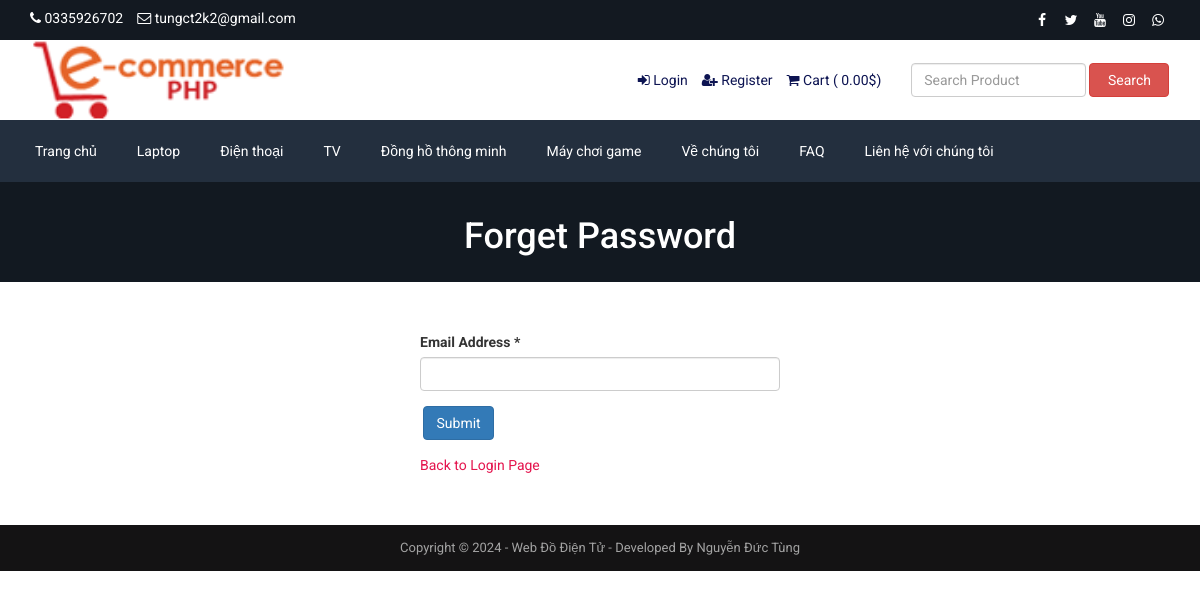
Page /forget-password.php (signed in) on the earlier database version.
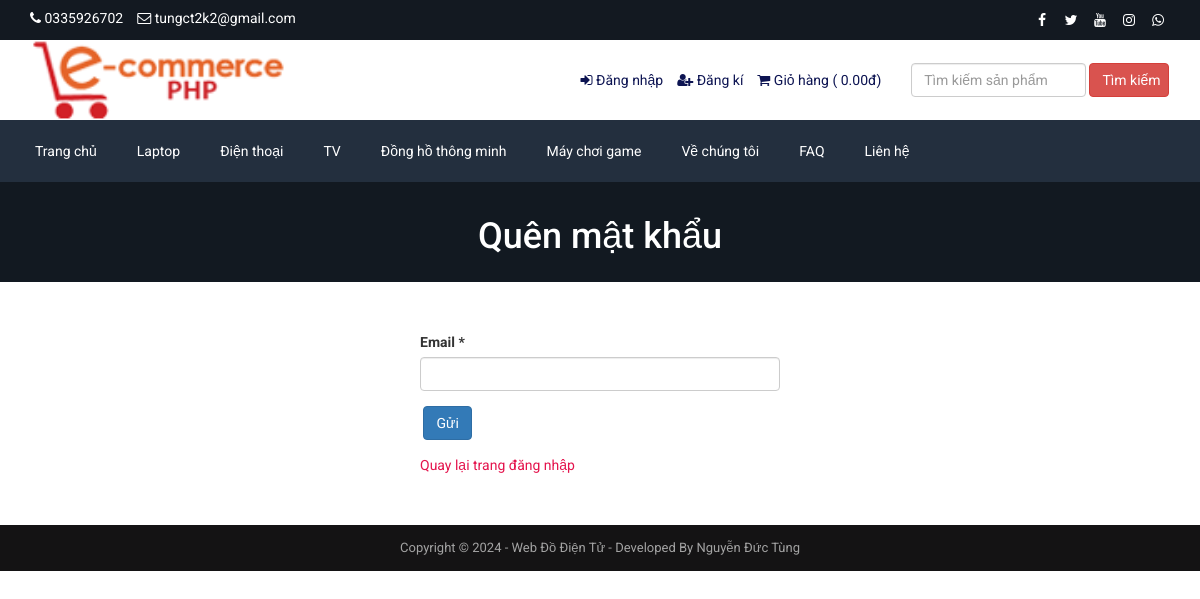
Same page on the later database version.
### tables this page shows
CREATE TABLE `tbl_page` (
  `id` int(11) NOT NULL,
  `about_title` varchar(255) NOT NULL,
  `about_content` text NOT NULL,
  `about_banner` varchar(255) NOT NULL,
  `about_meta_title` varchar(255) NOT NULL,
  `about_meta_keyword` text NOT NULL,
  `about_meta_description` text NOT NULL,
  `faq_title` varchar(255) NOT NULL,
  `faq_banner` varchar(255) NOT NULL,
  `faq_meta_title` varchar(255) NOT NULL,
  `faq_meta_keyword` text NOT NULL,
  `faq_meta_description` text NOT NULL,
  `blog_title` varchar(255) NOT NULL,
  `blog_banner` varchar(255) NOT NULL,
  `blog_meta_title` varchar(255) NOT NULL,
  `blog_meta_keyword` text NOT NULL,
  `blog_meta_description` text NOT NULL,
  `contact_title` varchar(255) NOT NULL,
  `contact_banner` varchar(255) NOT NULL,
  `contact_meta_title` varchar(255) NOT NULL,
  `contact_meta_keyword` text NOT NULL,
  `contact_meta_description` text NOT NULL,
  `pgallery_title` varchar(255) NOT NULL,
  `pgallery_banner` varchar(255) NOT NULL,
  `pgallery_meta_title` varchar(255) NOT NULL,
  `pgallery_meta_keyword` text NOT NULL,
  `pgallery_meta_description` text NOT NULL,
  `vgallery_title` varchar(255) NOT NULL,
  `vgallery_banner` varchar(255) NOT NULL,
  `vgallery_meta_title` varchar(255) NOT NULL,
  `vgallery_meta_keyword` text NOT NULL,
  `vgallery_meta_description` text NOT NULL
);

### forget-password.php (the view, shortened to what the changed rows need)
<?php require_once('header.php'); ?>
<?php
$statement = $pdo->prepare("SELECT * FROM tbl_settings WHERE id=1");
$statement->execute();
$result = $statement->fetchAll(PDO::FETCH_ASSOC);
foreach ($result as $row) {
    $banner_forget_password = $row['banner_forget_password'];
}
?>
<div class="page-banner" style="background-color:#444;background-image: url(assets/uploads/<?php echo $banner_forget_password; ?>);">
    <div class="inner">
        <h1><?php echo LANG_VALUE_97; ?></h1>
    </div>
</div>
<div class="page">
    <div class="container">
        <div class="row">
            <div class="col-md-12">
                <div class="user-content">
                    <form action="" method="post">
                        <div class="row">
                            <div class="col-md-4">
                                <div class="form-group">
                                    <label for=""><?php echo LANG_VALUE_94; ?> *</label>
                                    <input type="email" class="form-control" name="cust_email">
                                </div>
                                <div class="form-group">
                                    <input type="submit" class="btn btn-primary" value="<?php echo LANG_VALUE_4; ?>" name="form1">
                                </div>
                                <a href="login.php" style="color:#e4144d;"><?php echo LANG_VALUE_12; ?></a>
                            </div>
                        </div>
                    </form>
                </div>
            </div>
        </div>
    </div>
</div>
<?php require_once('footer.php'); ?>

### header.php (shortened to what the changed rows need)
<?php
include("admin/inc/config.php");
$statement = $pdo->prepare("SELECT * FROM tbl_settings WHERE id=1");
$statement->execute();
$result = $statement->fetchAll(PDO::FETCH_ASSOC);
?>
<!DOCTYPE html>
<html lang="en">
<head>
	<link rel="stylesheet" href="assets/css/bootstrap.min.css">
	<link rel="stylesheet" href="assets/css/font-awesome.min.css">
	<link rel="stylesheet" href="assets/css/owl.carousel.min.css">
	<link rel="stylesheet" href="assets/css/owl.theme.default.min.css">
	<link rel="stylesheet" href="assets/css/jquery.bxslider.min.css">
    <link rel="stylesheet" href="assets/css/magnific-popup.css">
    <link rel="stylesheet" href="assets/css/rating.css">
	<link rel="stylesheet" href="assets/css/spacing.css">
	<link rel="stylesheet" href="assets/css/bootstrap-touch-slider.css">
	<link rel="stylesheet" href="assets/css/animate.min.css">
	<link rel="stylesheet" href="assets/css/tree-menu.css">
	<link rel="stylesheet" href="assets/css/select2.min.css">
	<link rel="stylesheet" href="assets/css/main.css">
	<link rel="stylesheet" href="assets/css/responsive.css">
	<?php
	$statement = $pdo->prepare("SELECT * FROM tbl_page WHERE id=1");
	$statement->execute();
	$result = $statement->fetchAll(PDO::FETCH_ASSOC);
		?>
</head>
<body>
<div class="header">
	<div class="container">
		<div class="row inner">
			<div class="col-md-5 right">
				<ul>
					<?php
					if(isset($_SESSION['customer'])) {
						?>
						<li><i class="fa fa-user"></i> <?php echo LANG_VALUE_13; ?> <?php echo $_SESSION['customer']['cust_name']; ?></li>
						<li><a href="dashboard.php"><i class="fa fa-home"></i> <?php echo LANG_VALUE_89; ?></a></li>
						<?php
					} else {
						?>
						<li><a href="login.php"><i class="fa fa-sign-in"></i> <?php echo LANG_VALUE_9; ?></a></li>
						<li><a href="registration.php"><i class="fa fa-user-plus"></i> <?php echo LANG_VALUE_15; ?></a></li>
						<?php
					}
					?>
					<li><a href="cart.php"><i class="fa fa-shopping-cart"></i> <?php echo LANG_VALUE_18; ?> ( <?php
					if(isset($_SESSION['cart_p_id'])) {
						$table_total_price = 0;
						$i=0;
	                    foreach($_SESSION['cart_p_qty'] as $key => $value)
	                    {
	                        $i++;
	                        $arr_cart_p_qty[$i] = $value;
	                    }                    $i=0;
	                    foreach($_SESSION['cart_p_current_price'] as $key => $value)
	                    {
	                        $i++;
	                        $arr_cart_p_current_price[$i] = $value;
	                    }
	                    for($i=1;$i<=count($arr_cart_p_qty);$i++) {
	                    	$row_total_price = $arr_cart_p_current_price[$i]*$arr_cart_p_qty[$i];
	                        $table_total_price = $table_total_price + $row_total_price;
	                    }
						echo $table_total_price;
					} else {
						echo '0.00';
						echo LANG_VALUE_1;
					}
					?>)</a></li>
				</ul>
			</div>
			<div class="col-md-3 search-area">
				<form class="navbar-form navbar-left" role="search" action="search-result.php" method="get">
					<div class="form-group">
						<input type="text" class="form-control search-top" placeholder="<?php echo LANG_VALUE_2; ?>" name="search_text">
					</div>
					<button type="submit" class="btn btn-danger"><?php echo LANG_VALUE_3; ?></button>
				</form>
			</div>
		</div>
	</div>
</div>
<div class="nav">
	<div class="container">
		<div class="row">
			<div class="col-md-12 pl_0 pr_0">
				<div class="menu-container">
					<div class="menu">
						<ul>
							<?php
							$statement = $pdo->prepare("SELECT * FROM tbl_page WHERE id=1");
							$statement->execute();
							$result = $statement->fetchAll(PDO::FETCH_ASSOC);
							foreach ($result as $row) {
								$about_title = $row['about_title'];
								$faq_title = $row['faq_title'];
								$contact_title = $row['contact_title'];
							}
							?>
							<li><a href="about.php"><?php echo $about_title; ?></a></li>
							<li><a href="faq.php"><?php echo $faq_title; ?></a></li>
							<li><a href="contact.php"><?php echo $contact_title; ?></a></li>
						</ul>
					</div>
				</div>
			</div>
		</div>
	</div>
</div>

Differences in the rows shown:
changed tbl_page "Về chúng tôi": contact_title "Liên hệ với chúng tôi" → "Liên hệ"
Other differences:
LANG_VALUE_9: "Login" → "Đăng nhập"
LANG_VALUE_15: "Register" → "Đăng kí"
LANG_VALUE_18: "Cart" → "Giỏ hàng"
LANG_VALUE_1: "$" → "đ"
form field search_text: "Search Product" → "Tìm kiếm sản phẩm"
LANG_VALUE_3: "Search" → "Tìm kiếm"
LANG_VALUE_97: "Forget Password" → "Quên mật khẩu"
LANG_VALUE_94: "Email Address" → "Email"
form field form1: "Submit" → "Gửi"
LANG_VALUE_12: "Back to Login Page" → "Quay lại trang đăng nhập"
